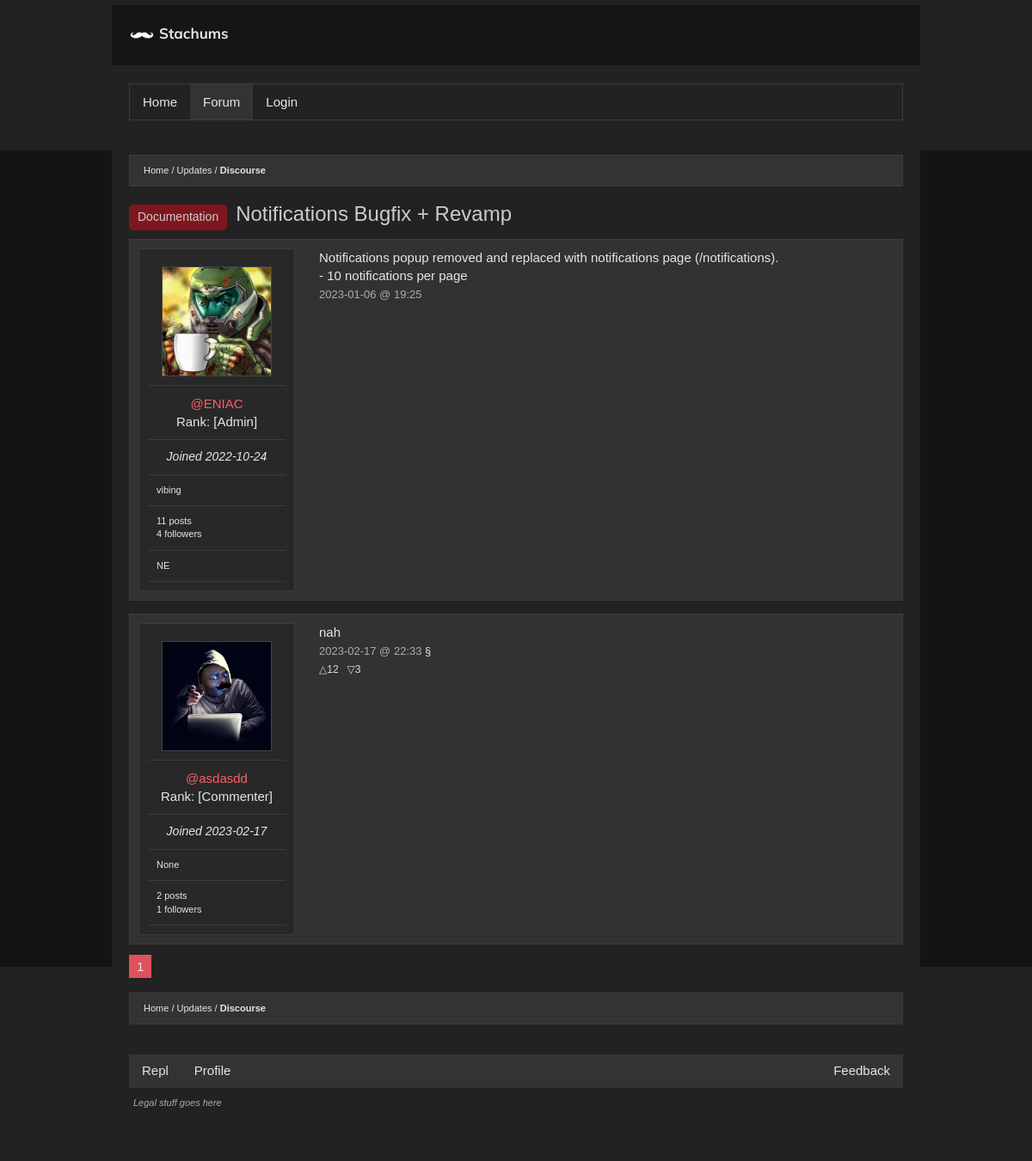
Page /thread/ae7a917602ed4bfe9fc725ea95fa6458 on the committed database.
### main.py (models this page shows, shortened)
class Subtopic(db.Model):
  id = db.Column(db.Integer, primary_key=True)
  name = db.Column(db.String(200), nullable=False)
  m_url = db.Column(db.String(60), unique=True, nullable=False)
  posts = db.relationship('Post', backref='subtopic', lazy=True)
  m_topic = db.Column(db.Integer, db.ForeignKey('topic.id'), nullable=False)
  adminTopic = db.Column(db.Boolean(), nullable=False, default=False)

class Tags(db.Model):
  id = db.Column(db.Integer, primary_key=True)
  name = db.Column(db.String(200), nullable=False)
  posts = db.relationship('Post', backref='tags', lazy=True)
  admin_only = db.Column(db.Boolean(), nullable=False, default=False)

class Post(db.Model):
  id = db.Column(db.Integer, primary_key=True)
  title = db.Column(db.String(200), nullable=False)
  content = db.Column(db.String(3000), nullable=False)
  author_id = db.Column(db.Integer, db.ForeignKey('user.id'), nullable=False)
  author = db.relationship(lambda: User,
                           uselist=False,
                           overlaps='post,user',
                           viewonly=True)
  created_on = db.Column(db.DateTime,
                         nullable=False,
                         default=datetime.utcnow,
                         index=True)
  replies = db.relationship('Comment', backref='post', lazy=True)
  msubtopic = db.Column(db.Integer,
                        db.ForeignKey('subtopic.id'),
                        nullable=False)
  sub = db.relationship(lambda: Subtopic,
                        uselist=False,
                        overlaps='post,subtopic',
                        viewonly=True)
  uuid = db.Column(db.String(40), default=tools.CreateUUID())
  mtag = db.Column(db.Integer, db.ForeignKey('tags.id'), nullable=True)
  tag = db.relationship(lambda: Tags,
                        uselist=False,
                        overlaps='post,tags',
                        viewonly=True)
  anon = db.Column(db.Boolean(), nullable=False, default=False)
  edited_time = db.Column(db.DateTime,
                         nullable=True)
  votes = db.relationship('ContentVote', backref='post', lazy=True)

class User(UserMixin, db.Model):
  id = db.Column(db.Integer, primary_key=True)
  username = db.Column(db.String(80), nullable=False, unique=True)
  description = db.Column(db.String(500), nullable=True)
  email = db.Column(db.String(60), nullable=True, unique=True)
  password = db.Column(db.String(600), nullable=False)
  confirmed = db.Column(db.Boolean(), nullable=False, default=False)
  registered_on = db.Column(db.DateTime,
                            nullable=False,
                            default=datetime.utcnow)
  profile_pic = db.Column(db.String(), default="default.png")
  role = db.Column(db.String(150), default="Commenter")
  admin = db.Column(db.Boolean(), nullable=False, default=False)
  posts = db.relationship('Post', backref='user', lazy=True)
  comments = db.relationship('Comment', backref='user', lazy=True)
  elo = db.Column(db.Integer, default=500)
  following = db.relationship('User',
                              secondary=followers,
                              backref=db.backref('followers', lazy='dynamic'),
                              primaryjoin=(followers.c.follower_id == id),
                              secondaryjoin=(followers.c.followed_id == id),
                              lazy='dynamic')
  notifications = db.relationship('Notification', backref='user', lazy=True)
  liked = db.relationship(
    'ContentVote',
    foreign_keys='ContentVote.user_id',
    backref='user', lazy='dynamic')

class Comment(db.Model):
  id = db.Column(db.Integer, primary_key=True)
  content = db.Column(db.String(3000), nullable=False)
  author_id = db.Column(db.Integer, db.ForeignKey('user.id'), nullable=False)
  author = db.relationship(lambda: User,
                           uselist=False,
                           overlaps='comment,user',
                           viewonly=True)
  reply_to_id = db.Column(db.Integer, db.ForeignKey('post.id'), nullable=False)
  created_on = db.Column(db.DateTime,
                         nullable=False,
                         index=True,
                         default=datetime.utcnow)

### main.py (the view, shortened to what this page needs)
@app.route('/thread/<id>', methods=['GET', 'POST'])
def thread(id):
  post = Post.query.filter_by(uuid=id).first_or_404()
  comment_form = CommentForm()
  modify_form = ModifyPostForm()
  follow_form = FollowForm()
  edit_form = EditPostForm()
  delete_comment_form = DeleteCommentForm()
  vote_form = LikeForm()
  page = request.args.get('page', 1, type=int)
  replies = Comment.query.filter_by(reply_to_id=post.id).paginate(
    page=page, per_page=5, error_out=True)
  return render_template("thread.html",
                         post=post,
                         comment_form=comment_form,
                         replies=replies,
                         modify_form=modify_form,
                         follow_form=follow_form,
                         edit_form=edit_form,
                         dcf=delete_comment_form,
                         vote_form=vote_form)

### templates/thread.html (shortened to what this page needs)
{% extends 'base.html' %}
{% set active_page = 'forum' %}
{% block main %}
  <ul class="bread">
    <li><a href="{{ url_for('mserve') }}">Home</a></li>
    <li><a href="{{ url_for('topic', murl=post.sub.m_url) }}">{{ post.sub.name }}</a></li>
    <li><a href="{{ url_for('thread', id=post.uuid) }}" class="bold">Discourse</a></li>
  </ul>
  <div class="title"><h1><div class="badge">{{ post.tag.name }}</div>{{ post.title }}</h1></div>
  {% if not post.anon %}
  <div class="postData clearfix">
    <div class="userInfo">
    <div class="sep"><img class="profilePicture" src="{{ url_for('static', filename='imgs/user/'+post.author.profile_pic) }}" alt="Profile Picture"></div>
    <div class="sep"><p class="name"><a class="red nostyle" href="{{ url_for('profile', username=post.author.username) }}">@{{ post.author.username }}</a></p><p class="rank">Rank: [{{ post.author.role }}]</p></div>
    <div class="sep date"><time>Joined {{ post.author.registered_on.strftime('%Y-%m-%d') }}</time></div>
    <div class="sep"><p class="description">{{ post.author.description }}</p></div>
    <div class="sep"><p class="description">{{ post.author.posts|length + post.author.comments|length }} posts</p><p class="description">{{ post.author.followers.all()|length }} followers</p></div>
    <div class="sep"><p class="description">{% if post.edited_time %}Edited <time>{{ post.edited_time.strftime('%Y-%m-%d') }}</time>{% else %}NE{% endif %}</p></div>
    </div>
    <div class="message uutoggle"><article>{% filter markdown %}{{ post.content|safe }}{% endfilter %}</article>
    <time class="ptime">{{ post.created_on.strftime('%Y-%m-%d @ %H:%M') }}</time>
    </div>
  </div>
  {% endif %}
  {% for reply in replies %}
  <div id="reply_{{
reply.id }}" class="postData clearfix">
    <div class="userInfo">
      <div class="sep"><img class="profilePicture" src="{{ url_for('static', filename='imgs/user/'+reply.author.profile_pic) }}" loading="lazy" alt="Profile Picture"></div>
    <div class="sep"><p class="name"><a class="red nostyle" href="{{ url_for('profile', username=reply.author.username) }}">@{{ reply.author.username }}</a></p><p class="rank">Rank: [{{ reply.author.role }}]</p></div>
    <div class="sep date">Joined <time>{{ reply.author.registered_on.strftime('%Y-%m-%d') }}</time></div>
    <div class="sep"><p class="description">{{ reply.author.description }}</p></div>
    <div class="sep"><p class="description">{{ reply.author.posts|length + reply.author.comments|length }} posts</p><p class="description">{{ reply.author.followers.all()|length }} followers</p></div>
    </div>
    <div class="message">
      <article>{% filter markdown %}{{ reply.content|safe }}{% endfilter %}</article>
      <time class="ptime">{{ reply.created_on.strftime('%Y-%m-%d @ %H:%M') }} <a class="selector" href="#reply_{{ reply.id }}">§</a></time>
      <div class="vote"><span><a href="#▲">△</a>12</span><span><a href="#▼">▽</a>3</span></div>
    </div>
  </div>
  {% endfor %}
  <div class="pages">
    <a href="#" class="activePage">{{ request.args.get('page', 1) }}</a>
  </div>
  <ul class="bread">
    <li><a href="{{ url_for('mserve') }}">Home</a></li>
    <li><a href="{{ url_for('topic', murl=post.sub.m_url) }}">{{ post.sub.name }}</a></li>
    <li><a href="{{ url_for('thread', id=post.uuid) }}" class="bold">Discourse</a></li>
  </ul>
</div>
{% endblock %}

### templates/base.html (shortened to what this page needs)
<!DOCTYPE html>
<html xmlns="http://www.w3.org/1999/xhtml" lang="en" xml:lang="en">
<head>
  <link href="{{ url_for('static', filename='style.css') }}" rel="preconnect stylesheet" type="text/css" />
</head>
<body>
<div id="header">
  <div class="navbar pagesize noselect"><a class="nostyle" href="{{ url_for('index') }}"><img class="stache" src="{{ url_for('static', filename='imgs/stache.png') }}" alt="" aria-hidden='true'><span id="namebar">{{ settings['website']['name'] }}</span></a></div>
  <nav class="pagesize">
    <ul class="btncontainer clearfix">
      <a class="{{'active' if active_page == 'home' }}" href="/">Home</a>
      <a class="{{'active' if active_page == 'forum' }}" href="{{ url_for('mserve') }}">Forum</a>
      {% if current_user.is_authenticated %}
      <a class="{{'active' if active_page == 'profile' }}" href="{{ url_for('profile', username=current_user.username) }}">Profile</a>
      <a class="rightfloat" href="{{ url_for('logout') }}">Logout</a>
      <div class="notifications rightfloat">
        {% set notis = GetNotifications(current_user) %}
        <a class="nopadd" href="{{ url_for('notifications') }}"><summary data-nots='{{ notis.all()|length }}' {% if (notis.all()|length) > 0 %}class='enabled'{% endif %}>N</summary></a>
      </div>{% else %}
      <a class="{{'active' if active_page == 'login' }}" href="{{ url_for('login') }}">Login</a>
      {% endif %}
    </ul>
  </nav>
</div>
<div class="content pagesize">
<main>{% block main %}{% endblock %}</main>
<footer class="bottom">
    <div class="pagesize">
        <div class="socials">
        <ul class="clearfix">
            <a class="left" href="{{ settings['base']['source link'] }}">Repl</a>
            {% if current_user.is_authenticated %}
            <a class="left" href="{{ url_for('profile', username=current_user.username) }}">Profile</a>
            {% else %}
            <a href="{{ url_for('profile', username='ENIAC') }}" class="left">Profile</a>
            {% endif %}
            <a href="{{url_for('topic', murl='feedback' )}}" class="right">Feedback</a>
        </ul>
        </div>
        <div class="legal"><a href="{{ url_for('legal') }}">Legal stuff goes here</a> {% if current_user.is_authenticated %}<a href="{{ url_for('settings') }}">Logged in as: {{ current_user.username }}</a>{% endif %}</div>
    </div>
</footer>
</body>
</html>

### rows in the picture
Subtopic: sub.name "Updates"
Tags: tag.name "Documentation"
Post: title "Notifications Bugfix + Revamp", content "Notifications popup removed and replaced with notifications page (/notifications). - 10 notifications per page", created_on "2023-01-06 @ 19:25"
User: profile_pic (picture), author.username "ENIAC", author.role "Admin", author.registered_on "2022-10-24", author.description "vibing"
Comment: profile_pic (placeholder picture), author.username "asdasdd", author.role "Commenter", author.registered_on "2023-02-17", author.description "None", author.posts|length "2", author.followers.all|length "1", content "nah", created_on "2023-02-17 @ 22:33"

### other values in the picture
{{ settings['website']['name'] }} "Stachums"
{{ post.author.posts|length + post.author.comments|length }} "11"
{{ post.author.followers.all()|length }} "4"
{{ request.args.get('page', 1) }} "1"
